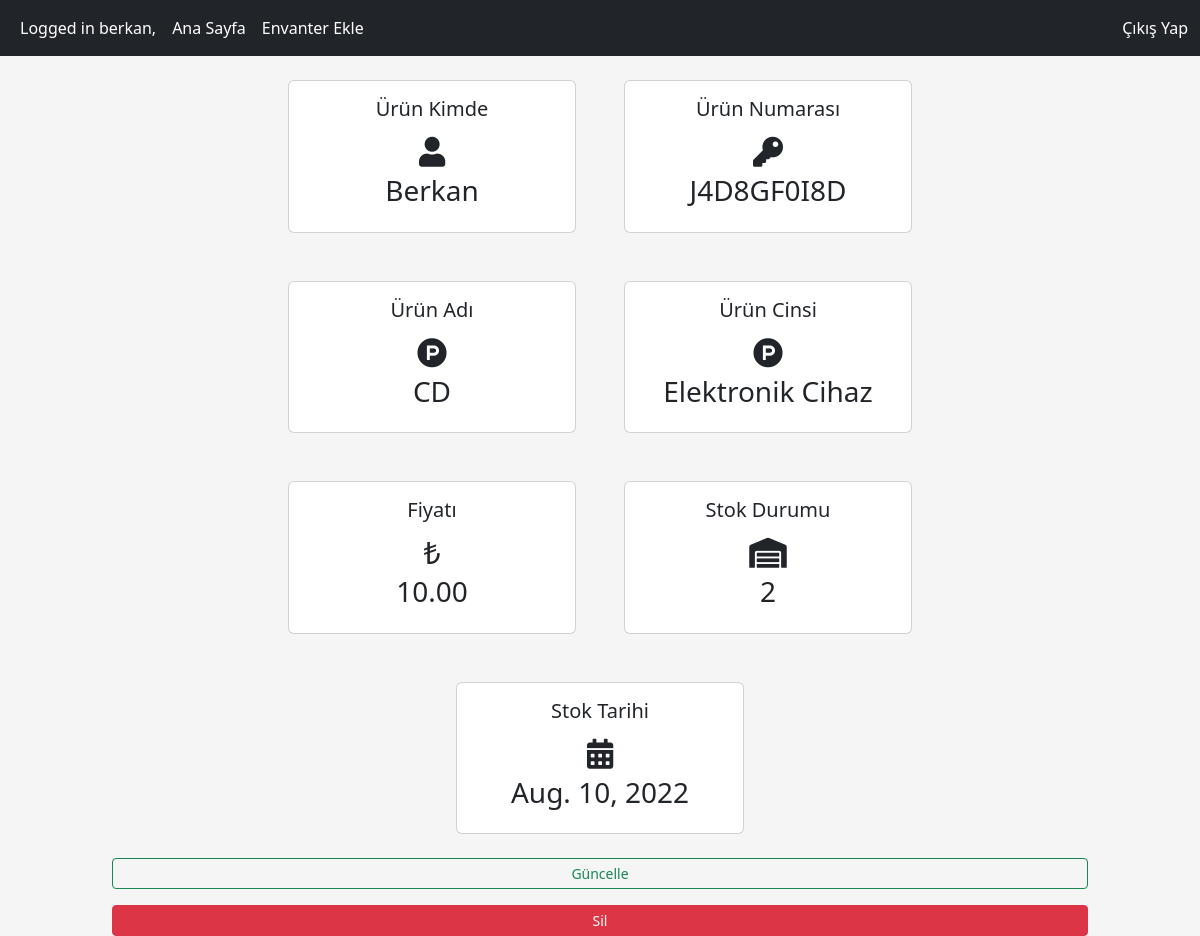
The app's page /inventory/per_product/31 (signed in) with its own data.
### inventory/models.py (models this page shows, shortened)
class Inventory(models.Model):
    Kime_Verilecek = models.CharField(max_length=100, null=True, blank=False)
    Ürün_Numarasi = models.CharField(max_length=100, unique=True, null=True, blank=False)
    Ürün_Ad = models.CharField(max_length=100, null=True, blank=False)
    Ürün_Cinsi = models.CharField(max_length=90, null=True, blank=False)
    Fiyati = models.DecimalField(max_digits=19, decimal_places=2, null=True, blank=False)
    Stok_Durumu = models.IntegerField(null=True, blank=False)
    Stok_Tarihi = models.DateField(null=True)

### inventory/views.py (the view)
# urls.py: path("per_product/<int:pk>", per_product_view, name="per_product"),
@login_required
def per_product_view(request, pk):
    inventory = get_object_or_404(Inventory, pk=pk)
    context = {
        'inventory': inventory
    }
    return render(request, "inventory/per_product.html", context=context)

### templates/inventory/per_product.html
{% extends "../layout.html" %}
{% block content %}
<div lass="content-section">
    <div class="row mx-auto justify-content-center">
        <div class="card m-4" style="width: 18rem;">
            <div class="card-body">
                <h5 class="card-title text-center">Ürün Kimde</h5>
                <div style="font-size: 30px;" class="text-center">
                    <span><i class="fa fa-user"></i></span>
                </div>
                <h3 class="text-center">{{ inventory.Kime_Verilecek  }}</h3>
            </div>
        </div>
        <div class="card m-4" style="width: 18rem;">
            <div class="card-body">
                <h5 class="card-title text-center">Ürün Numarası</h5>
                <div style="font-size: 30px;" class="text-center">
                    <span><i class="fa fa-key"></i></span>
                </div>
                <h3 class="text-center">{{ inventory.Ürün_Numarasi  }}</h3>
            </div>
        </div>
        <div class="card m-4" style="width: 18rem;">
            <div class="card-body">
                <h5 class="card-title text-center">Ürün Adı</h5>
                <div style="font-size: 30px;" class="text-center">
                    <span><i class="fab fa-product-hunt"></i></span>
                </div>
                <h3 class="text-center">{{ inventory.Ürün_Ad  }}</h3>
            </div>
        </div>
        <div class="card m-4" style="width: 18rem;">
            <div class="card-body">
                <h5 class="card-title text-center">Ürün Cinsi</h5>
                <div style="font-size: 30px;" class="text-center">
                    <span><i class="fab fa-product-hunt"></i></span>
                </div>
                <h3 class="text-center">{{ inventory.Ürün_Cinsi  }}</h3>
            </div>
        </div>
        <div class="card m-4" style="width: 18rem;">
            <div class="card-body">
                <h5 class="card-title text-center">Fiyatı</h5>
                <div style="font-size: 30px;" class="text-center">
                    <span>&#8378;</span>
                </div>
                <h3 class="text-center">{{ inventory.Fiyati  }}</h3>
            </div>
        </div>
        <div class="card m-4" style="width: 18rem;">
            <div class="card-body">
                <h5 class="card-title text-center">Stok Durumu</h5>
                <div style="font-size: 30px;" class="text-center">
                    <span><i class="fas fa-warehouse "></i></span>
                </div>
                <h3 class="text-center">{{ inventory.Stok_Durumu  }}</h3>
            </div>
        </div>
        <div class="card m-4" style="width: 18rem;">
            <div class="card-body">
                <h5 class="card-title text-center">Stok Tarihi</h5>
                <div style="font-size: 30px;" class="text-center">
                    <span><i class="fas fa-calendar-alt"></i></span>
                </div>
                <h3 class="text-center">{{ inventory.Stok_Tarihi  }}</h3>
            </div>
        </div>
        <a class="btn btn-outline-success btn-sm mb-3" href="{% url 'update_inventory' inventory.id %}">Güncelle</a>
        <a class="btn btn-danger btn-sm" href="{% url 'delete_inventory' inventory.id %}">Sil</a>
    </div>
</div>
{% endblock %}

### templates/layout.html (shortened to what this page needs)
{% load static %}
<!DOCTYPE html>
<html lang="en">
<head>
    <link href="https://cdn.jsdelivr.net/npm/bootstrap@5.2.0/dist/css/bootstrap.min.css" rel="stylesheet">
    <link rel="stylesheet" href="{% static 'css/main.css' %}" type="text/css">
    <link rel="stylesheet" href="https://use.fontawesome.com/releases/v5.4.1/css/all.css">
    <link
    rel="stylesheet"
    href="https://cdnjs.cloudflare.com/ajax/libs/font-awesome/5.12.0-2/css/all.min.css"
    />
</head>
<body>
    <nav class="navbar navbar-expand-lg navbar-dark bg-dark">
      <div class="container-fluid">
        <div class="collapse navbar-collapse" id="navbarNav">
          <ul class="navbar-nav">
            {% if request.user.is_authenticated %}
            <li >
            <u><a class="nav-link active" style="color:white" >Logged in {{ user.username }},</a></u>
            </li>
            {% endif %}
              <li>
                <a class="nav-link active" aria-current="page" href="{% url 'inventory_list' %}">Ana Sayfa</a>
              </li>
              {% if request.user.is_authenticated %}
              <li>
                <a class="nav-link active" aria-current="page" href="{% url 'add_inventory' %}">Envanter Ekle</a>
              </li>
          </ul>
        </div>
        <a style="color:white" class="nav-link active" aria-current="page" href="{% url 'logout' %}">Çıkış Yap</a>
      </div>
      {% endif %}
      </nav>
      <main>
        <div class="container-fluid">
            <div class="row">
                <div class="col-md-1"></div>
                <div class="col-md-10 col-sm-12 col-xm-12">
                {% block content %}
                {% endblock %}
                </div>
                <div class="col-md-1"></div>
            </div>
        </div>
      </main>
</body>
</html>

### static/css/main.css (style rules this page uses)
body { background-color: #f5f5f5; }

### records on screen
Inventory: Kime_Verilecek "Berkan", Ürün_Numarasi "J4D8GF0I8D", Ürün_Ad "CD", Ürün_Cinsi "Elektronik Cihaz", Fiyati "10.00", Stok_Durumu "2", Stok_Tarihi "Aug. 10, 2022"

### other values on screen
{{ user.username }} "berkan"
